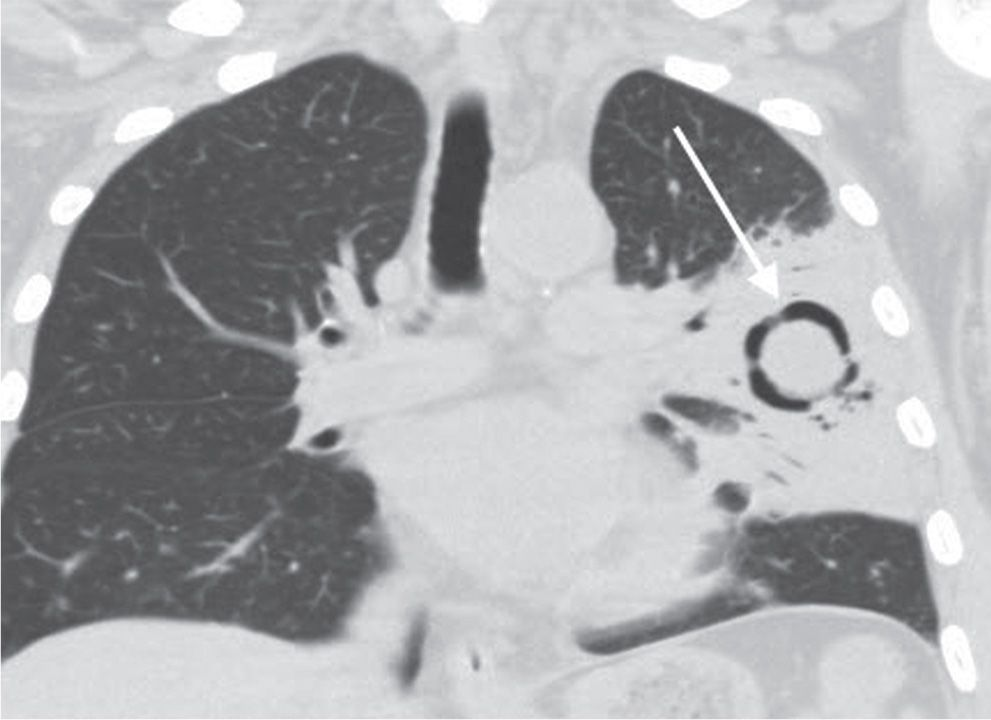
#> input picture pics/pic2.jpeg, 991 x 720 px; its folder holds only this picture in this run
$ python -i pipeline.py   (imports and definitions only)   (older library calls are emulated)
#> lines starting #> are read from the running program, lines starting #| are printed output that depends on the picture; after the words box and inside, x2 and y2 are one past the last pixel; in counts of white or black regions, pixels touching at a corner belong together
"""
Arrow Detection Pipeline
Based on: "Overlaid Arrow Detection for Labeling Regions of Interest in Biomedical Images"
by K.C. Santosh et al., IEEE Intelligent Systems 2016

This implements a template-free, geometric signature-based technique for detecting
arrow annotations on biomedical images.
"""

import cv2
import numpy as np
from typing import List, Tuple, Optional
from dataclasses import dataclass
from scipy.ndimage import label
import math


@dataclass
class ArrowCandidate:
    """Represents a potential arrow candidate"""
    points: np.ndarray  # All points in the connected component
    binarization_level: int  # Which binarization level it came from
    label_id: int  # Connected component label


@dataclass
class ArrowKeyPoints:
    """Key points representing an arrowhead (triangle ABC)"""
    A: Tuple[int, int]  # First base point
    B: Tuple[int, int]  # Second base point
    C: Tuple[int, int]  # Tip point
    symmetry_angle: float  # Angle of symmetry axis


@dataclass
class DetectedArrow:
    """A detected arrow with all its properties"""
    tip: Tuple[int, int]  # Arrow tip location (point C)
    base_points: Tuple[Tuple[int, int], Tuple[int, int]]  # Points A and B
    direction: float  # Direction angle in radians
    recognition_score: float  # Similarity score
    binarization_level: int  # Which level it was detected at

    def get_position(self) -> Tuple[int, int]:
        """Returns the arrow tip position"""
        return self.tip

    def get_direction_degrees(self) -> float:
        """Returns direction in degrees"""
        return math.degrees(self.direction)


class FuzzyBinarizer:
    """
    Fuzzy binarization using Z-function on 2D histogram.
    Produces multiple levels including image inversion, percentile-based, and color-based detection.
    """

    def __init__(self):
        self.num_levels = 12  # 4 Z-function + 4 percentile + 2 adaptive + 2 color-based

    def binarize(self, image: np.ndarray) -> List[np.ndarray]:
        """
        Apply fuzzy binarization at multiple levels.

        Args:
            image: Input image (color or grayscale)

        Returns:
            List of binary images (12 levels)
        """
        # Convert to grayscale if needed
        if len(image.shape) == 3:
            gray = cv2.cvtColor(image, cv2.COLOR_BGR2GRAY)
            is_color = True
        else:
            gray = image.copy()
            is_color = False

        # Compute 2D histogram considering intensity and local variation
        # Local variation approximated using gradient magnitude
        sobelx = cv2.Sobel(gray, cv2.CV_64F, 1, 0, ksize=3)
        sobely = cv2.Sobel(gray, cv2.CV_64F, 0, 1, ksize=3)
        gradient_mag = np.sqrt(sobelx**2 + sobely**2)
        if gradient_mag.max() > 0:
            gradient_mag = np.uint8(255 * gradient_mag / gradient_mag.max())
        else:
            gradient_mag = np.zeros_like(gray)

        # Compute 2D histogram (intensity vs local variation)
        hist_2d, _, _ = np.histogram2d(
            gray.ravel(),
            gradient_mag.ravel(),
            bins=[256, 256]
        )

        # Apply fuzzy entropy-based thresholding with Z-function
        binary_images = []

        # Compute thresholds once (reused for normal and inverted)
        threshold_low = self._compute_threshold_zfunction(hist_2d, level='low')
        threshold_high = self._compute_threshold_zfunction(hist_2d, level='high')
        gray_inv = 255 - gray

        # Level 1-2: Z-function thresholds (original approach)
        binary_images.append(self._apply_threshold(gray, threshold_low))
        binary_images.append(self._apply_threshold(gray, threshold_high))

        # Level 3-4: Z-function on inverted image
        binary_images.append(self._apply_threshold(gray_inv, threshold_low))
        binary_images.append(self._apply_threshold(gray_inv, threshold_high))

        # Level 5-6: Percentile-based thresholds for bright objects
        # These help isolate bright arrows that are brighter than surroundings
        # but may not be captured by Z-function thresholds
        pct_85 = np.percentile(gray, 85)
        pct_92 = np.percentile(gray, 92)
        binary_images.append((gray > pct_85).astype(np.uint8) * 255)
        binary_images.append((gray > pct_92).astype(np.uint8) * 255)

        # Level 7-8: Percentile-based on inverted (for dark objects)
        pct_inv_85 = np.percentile(gray_inv, 85)
        pct_inv_92 = np.percentile(gray_inv, 92)
        binary_images.append((gray_inv > pct_inv_85).astype(np.uint8) * 255)
        binary_images.append((gray_inv > pct_inv_92).astype(np.uint8) * 255)

        # Level 9-10: Adaptive thresholding - detects locally bright/dark regions
        # This helps with arrows that are bright relative to local surroundings
        # but not globally bright (like thin white arrows on variable backgrounds)
        adaptive_mean = cv2.adaptiveThreshold(
            gray, 255, cv2.ADAPTIVE_THRESH_MEAN_C, cv2.THRESH_BINARY, 51, -10
        )
        adaptive_gaussian = cv2.adaptiveThreshold(
            gray, 255, cv2.ADAPTIVE_THRESH_GAUSSIAN_C, cv2.THRESH_BINARY, 51, -10
        )
        binary_images.append(adaptive_mean)
        binary_images.append(adaptive_gaussian)

        # Level 11-12: Color-based binarization for colored arrows
        if is_color:
            color_binaries = self._color_based_binarization(image)
            binary_images.extend(color_binaries)
        else:
            # Add empty levels for grayscale images to maintain consistent indexing
            binary_images.append(np.zeros_like(gray))
            binary_images.append(np.zeros_like(gray))

        return binary_images

    def _color_based_binarization(self, image: np.ndarray) -> List[np.ndarray]:
        """
        Detect colored regions (arrows) using saturation and color channels.

        Colored arrows (green, red, yellow, etc.) have high saturation compared
        to grayscale medical image backgrounds.
        """
        binary_images = []

        # Convert to HSV for saturation-based detection
        hsv = cv2.cvtColor(image, cv2.COLOR_BGR2HSV)
        saturation = hsv[:, :, 1]

        # High saturation regions (colored objects)
        sat_threshold = max(30, np.percentile(saturation, 90))
        binary_sat = (saturation > sat_threshold).astype(np.uint8) * 255
        binary_images.append(binary_sat)

        # Color channel difference - colored objects have high difference between channels
        b, g, r = cv2.split(image)
        # Max difference between any two channels
        diff_rg = np.abs(r.astype(np.int16) - g.astype(np.int16))
        diff_rb = np.abs(r.astype(np.int16) - b.astype(np.int16))
        diff_gb = np.abs(g.astype(np.int16) - b.astype(np.int16))
        max_diff = np.maximum(np.maximum(diff_rg, diff_rb), diff_gb).astype(np.uint8)

        diff_threshold = max(30, np.percentile(max_diff, 85))
        binary_diff = (max_diff > diff_threshold).astype(np.uint8) * 255
        binary_images.append(binary_diff)

        return binary_images

    def _compute_threshold_zfunction(self, hist_2d: np.ndarray, level: str) -> int:
        """
        Compute adaptive threshold using Z-function with fuzzy entropy.

        Args:
            hist_2d: 2D histogram
            level: 'low' or 'high' cut

        Returns:
            Threshold value
        """
        # Simplified fuzzy entropy optimization
        # In practice, this would involve more sophisticated fuzzy partition

        # Compute 1D marginal histogram
        hist_1d = hist_2d.sum(axis=1)
        hist_1d = hist_1d / hist_1d.sum()  # Normalize

        # Find threshold maximizing fuzzy entropy
        best_threshold = 0
        max_entropy = -np.inf

        for t in range(1, 255):
            # Z-function parameters
            if level == 'low':
                a, b = t - 30, t
            else:  # high
                a, b = t, t + 30

            # Compute fuzzy membership
            entropy = self._fuzzy_entropy(hist_1d, a, b)

            if entropy > max_entropy:
                max_entropy = entropy
                best_threshold = t

        return best_threshold

    def _fuzzy_entropy(self, hist: np.ndarray, a: int, b: int) -> float:
        """Compute fuzzy entropy for Z-function with parameters a, b"""
        if a >= b or a < 0 or b >= 256:
            return -np.inf

        entropy = 0.0
        for i in range(256):
            if hist[i] > 0:
                # Z-function membership
                if i <= a:
                    mu = 1.0
                elif i >= b:
                    mu = 0.0
                else:
                    mu = 1.0 - (i - a) / (b - a)

                # Shannon entropy
                if 0 < mu < 1:
                    entropy -= mu * np.log(mu) + (1 - mu) * np.log(1 - mu)

        return entropy

    def _apply_threshold(self, image: np.ndarray, threshold: int) -> np.ndarray:
        """Apply threshold to create binary image"""
        _, binary = cv2.threshold(image, threshold, 255, cv2.THRESH_BINARY)
        return binary


class ConnectedComponentsExtractor:
    """Extract connected components from binary images"""

    # [43 lines left out: function extract, not called in this run]


class KeyPointsSelector:
    """
    Select key points (A, B, C) representing arrowhead using orthogonal scanning.
    """

    # [300 lines left out: functions select_key_points, _scan_columnwise, _scan_rowwise, _find_tip_point, _find_base_points, not called in this run]


class ArrowDetector:
    """
    Main arrow detection class implementing the complete pipeline.
    """

    # [599 lines left out: functions __init__, _resize_if_needed, detect_arrows, _validate_candidate, _compute_recognition_score, _tanimoto_similarity and 8 more, not called in this run]


# [4 lines not run here, left out]

>>> import cv2
>>> picture = cv2.imread('pics/pic2.jpeg')
#> picture is the input picture: shape (720, 991, 3); mean B, G, R 173.1, 170.9, 170.1
>>> result = FuzzyBinarizer().binarize(picture)
#> in binarize, `hist_2d, _, _ = np.histogram2d( gray.ravel(), gradient_mag.ravel(), bi..`:
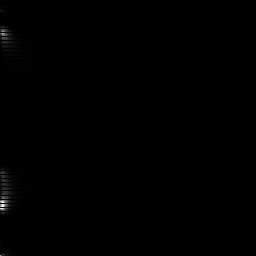
#> hist_2d: shape (256, 256) float64; min 0, max 4784, mean 10.9; drawn with min black and max white
#> in _compute_threshold_zfunction, `hist_1d = hist_2d.sum(axis=1)`: hist_1d = 256 values, max 26506 at index 205, min 0 at index 4, mean 2787.2
#> in _compute_threshold_zfunction, `hist_1d = hist_1d / hist_1d.sum()`: hist_1d = 256 values, max 0.0371 at index 205, min 0 at index 4, mean 0.00391
#> the loop in _compute_threshold_zfunction, `for t in range(1, 255):` made 254 passes
#> (entropy, max_entropy) on pass 30: (11.25, 11.25)
#> after the loop in _compute_threshold_zfunction, `for t in range(1, 255):`: best_threshold = 78; max_entropy = 11.43
#> in binarize, `threshold_low = self._compute_threshold_zfunction(hist_2d, level='low')`: threshold_low = 78
#> the loop in _compute_threshold_zfunction (call 2), `for t in range(1, 255):` made 254 passes
#> (entropy, max_entropy) on passes 1, 2, 35, 36, 39, 40, 43, 44: (11.22, 11.22), (11.25, 11.25), (11.33, 11.33), (11.34, 11.34), (11.38, 11.38), (11.39, 11.39), (11.42, 11.42), (11.42, 11.42)
#> in binarize, `threshold_high = self._compute_threshold_zfunction(hist_2d, level='hig..`: threshold_high = 48
#> in _apply_threshold, `_, binary = cv2.threshold(image, threshold, 255, cv2.THRESH_BINARY)`:
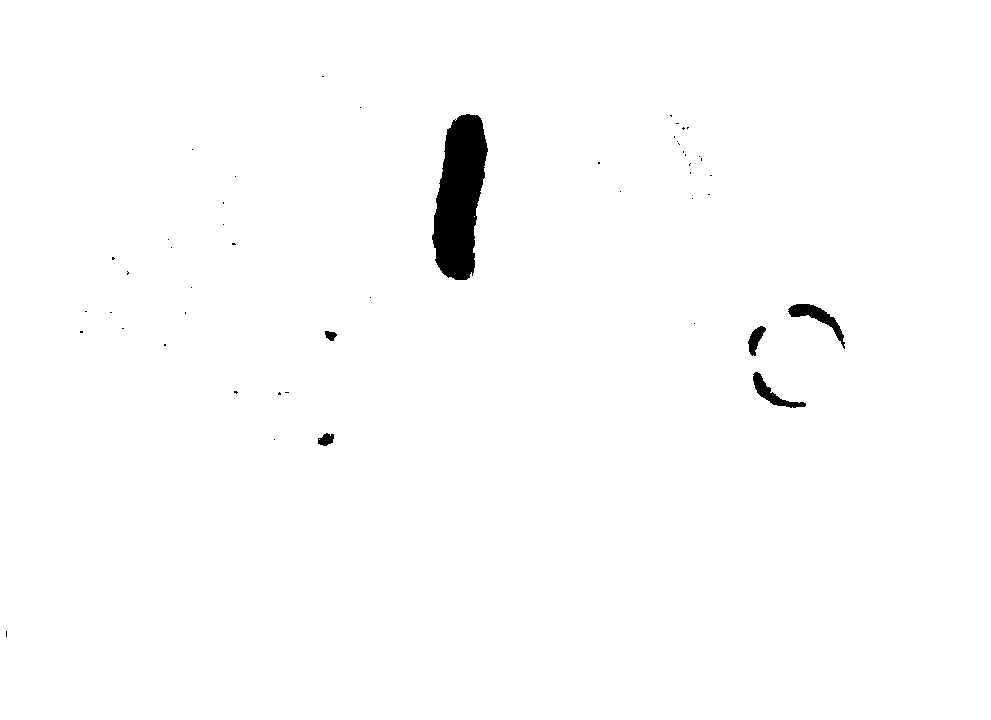
#> binary: shape (720, 991); 98.8% white; 49 black regions (43 under 20 px), largest, box (x1, y1, x2, y2) and area: (432, 114, 488, 280) 6393, (788, 304, 845, 349) 675, (753, 372, 806, 408) 530, (748, 326, 766, 356) 270, (318, 433, 334, 446) 144, (325, 331, 337, 341) 82
#> call 4 of _apply_threshold, with threshold = 48
#> in _apply_threshold (call 4), `_, binary = cv2.threshold(image, threshold, 255, cv2.THRESH_BINARY)`:
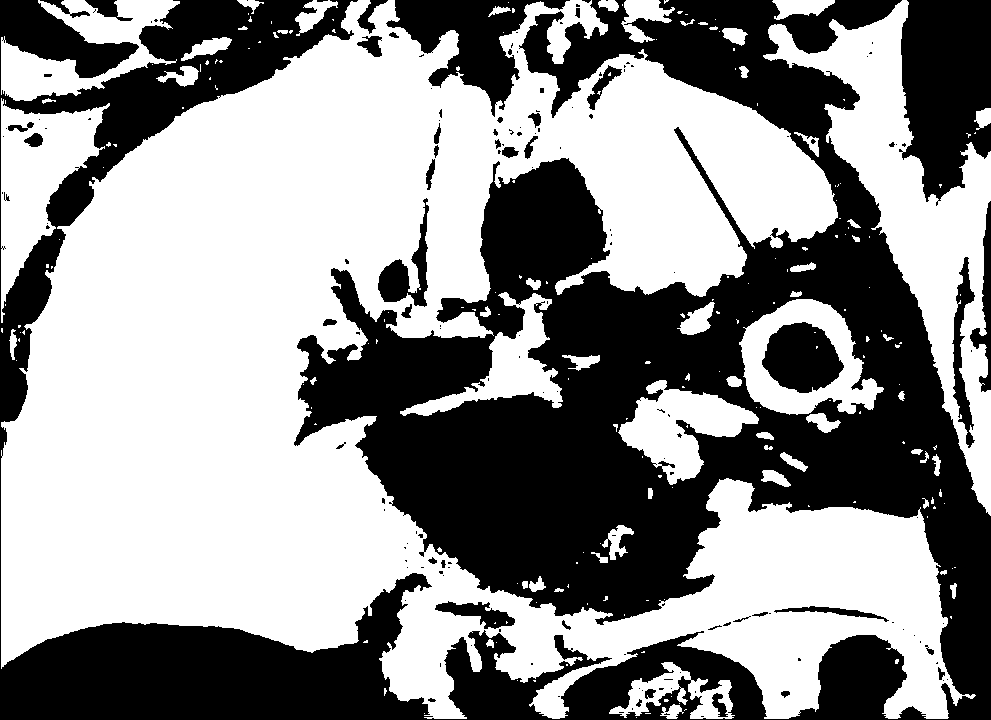
#> binary: shape (720, 991); 56.2% white; 162 black regions (115 under 20 px), largest, box (x1, y1, x2, y2) and area: (0, 0, 991, 720) 274746, (899, 0, 991, 206) 14560, (386, 0, 570, 117) 8219
#> in binarize, `pct_85 = np.percentile(gray, 85)`: pct_85 = 218
#> in binarize, `pct_92 = np.percentile(gray, 92)`: pct_92 = 220
#> in binarize, `pct_inv_85 = np.percentile(gray_inv, 85)`: pct_inv_85 = 165
#> in binarize, `pct_inv_92 = np.percentile(gray_inv, 92)`: pct_inv_92 = 168
#> in _color_based_binarization, `saturation = hsv[:, :, 1]`:
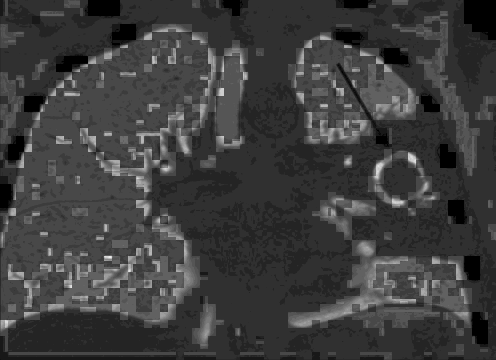
#> saturation: shape (720, 991) (shown at 1/2 size); min 0, max 21, mean 5.1; drawn with min black and max white
#> in _color_based_binarization, `sat_threshold = max(30, np.percentile(saturation, 90))`: sat_threshold = 30
#> in _color_based_binarization, `diff_rg = np.abs(r.astype(np.int16) - g.astype(np.int16))`:
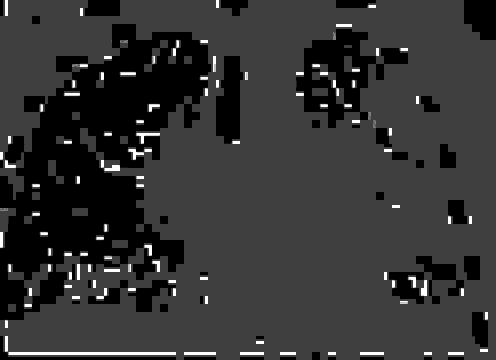
#> diff_rg: shape (720, 991) int16 (shown at 1/2 size); min 0, max 4, mean 0.807; drawn with min black and max white
#> in _color_based_binarization, `diff_gb = np.abs(g.astype(np.int16) - b.astype(np.int16))`:
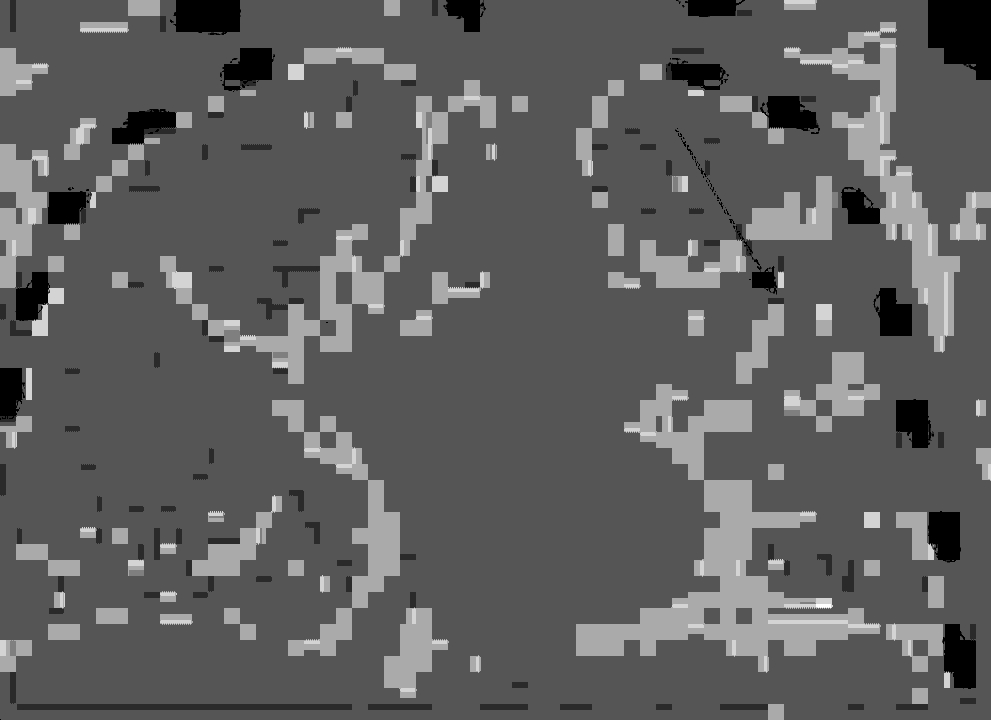
#> diff_gb: shape (720, 991) int16; min 0, max 6, mean 2.23; drawn with min black and max white
#> in binarize, `color_binaries = self._color_based_binarization(image)`: color_binaries = 2 items
#> result = 12 items

$ run again, on pics/pic4.jpeg
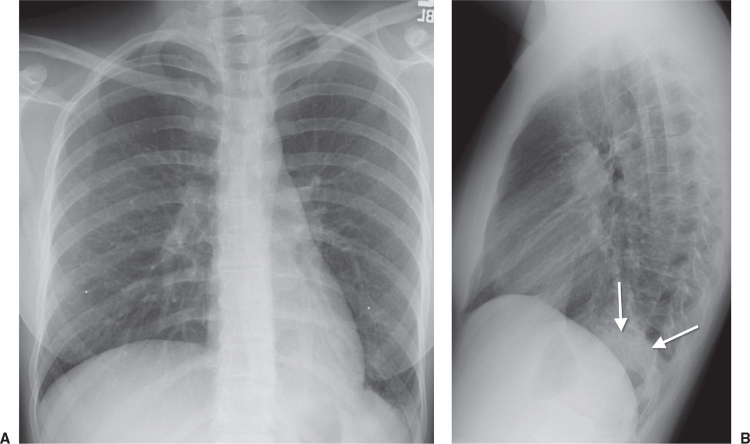
#> input picture pics/pic4.jpeg, 1500 x 888 px (shown at 1/2 size)
#> picture is the input picture: shape (888, 1500, 3); mean B, G, R 154.5, 151.2, 150.6
#> in _compute_threshold_zfunction, `hist_1d = hist_2d.sum(axis=1)`: hist_1d = 256 values, max 88298 at index 255, min 0 at index 1, mean 5203.1
#> in _compute_threshold_zfunction, `hist_1d = hist_1d / hist_1d.sum()`: hist_1d = 256 values, max 0.0663 at index 255, min 0 at index 1, mean 0.00391
#> the loop in _compute_threshold_zfunction, `for t in range(1, 255):` made 254 passes
#> (entropy, max_entropy) on passes 30 to 37: (14.21, 14.21), (14.38, 14.38), (14.42, 14.42), (14.46, 14.46), (14.51, 14.51), (14.57, 14.57), (14.64, 14.64), (14.72, 14.72)
#> after the loop in _compute_threshold_zfunction, `for t in range(1, 255):`: best_threshold = 39; max_entropy = 14.96
#> threshold_low = 39
#> the loop in _compute_threshold_zfunction (call 2), `for t in range(1, 255):` made 254 passes
#> threshold_high = 9
#> binary: shape (888, 1500); 96.6% white; 12 black regions (6 under 20 px), largest, box (x1, y1, x2, y2) and area: (904, 1, 1030, 381) 26597, (1341, 613, 1462, 887) 14463, (39, 1, 233, 52) 3803, (1438, 1, 1462, 44) 415, (1483, 866, 1500, 887) 173, (1, 866, 19, 887) 140
#> binary: shape (888, 1500); 100% white; black in thin lines or dots, all inside (x1, y1, x2, y2) = (1, 866, 1498, 887)
#> binary: shape (888, 1500); 91.3% white; 258 black regions (236 under 20 px), largest, box (x1, y1, x2, y2) and area: (0, 0, 38, 888) 33433, (1462, 0, 1500, 888) 32737, (837, 0, 1290, 888) 32519
#> in _apply_threshold (call 4), `_, binary = cv2.threshold(image, threshold, 255, cv2.THRESH_BINARY)`:
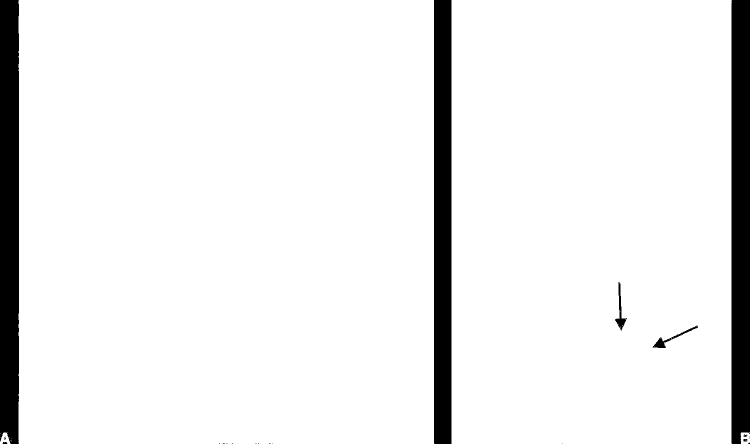
#> binary: shape (888, 1500) (shown at 1/2 size); 92.6% white; 22 black regions (14 under 20 px), largest, box (x1, y1, x2, y2) and area: (0, 0, 38, 888) 33226, (1463, 0, 1500, 888) 32437, (868, 0, 903, 888) 31079
#> pct_85 = 201
#> pct_92 = 219
#> pct_inv_85 = 150
#> pct_inv_92 = 166
#> adaptive_mean: shape (888, 1500); 11.6% white; 2983 white regions (2602 under 20 px), largest, box (x1, y1, x2, y2) and area: (868, 0, 903, 888) 31080, (1462, 0, 1500, 888) 19677, (0, 0, 38, 888) 18078
#> adaptive_gaussian: shape (888, 1500); 5.1% white; 2585 white regions (2306 under 20 px), largest, box (x1, y1, x2, y2) and area: (1462, 0, 1500, 888) 11074, (890, 0, 903, 888) 10604, (0, 0, 38, 888) 9534
#> hsv: shape (888, 1500, 3); mean H, S, V 108.6, 8.2, 154.6
#> sat_threshold = 30
#> binary_sat: shape (888, 1500); 0.11% white in thin lines or dots
#> in _color_based_binarization, `max_diff = np.maximum(np.maximum(diff_rg, diff_rb), diff_gb).astype(np..`:
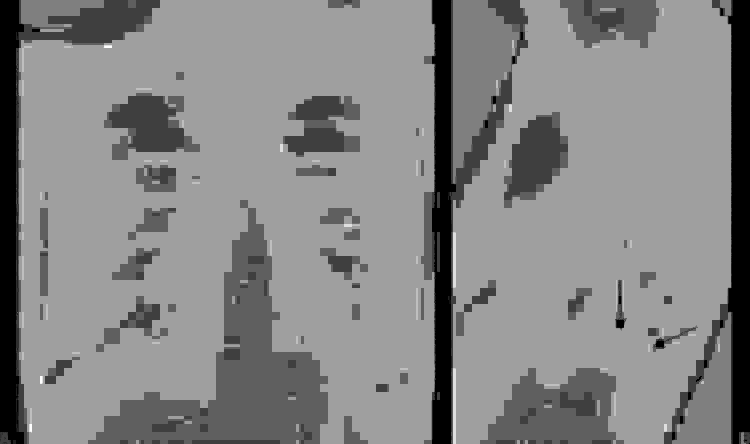
#> max_diff: shape (888, 1500) (shown at 1/2 size); min 0, max 8, mean 4.16; drawn with min black and max white
#> binary_diff: shape (888, 1500); every value is 0
#> color_binaries = 2 items
#> result = 12 items
